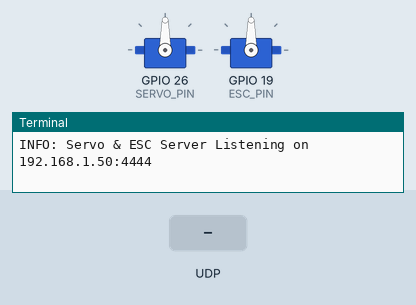
This program was run on a simulated Raspberry Pi (BCM pin numbers). Parts: 2 × servo, the last lines printed to the terminal. The inputs (shaded band) are chosen by the test bench. Servo angles are drawn from the pulse width (0.5 ms = 0°, 2.5 ms = 180°); threads take turns every 2 ms; the clock reads 2024-03-15 10:24:30 at power-on unless the program sets it.

Above: at 1.2 s.
1.3 s: UDP packet "UP" arrives
At 1.7 s:
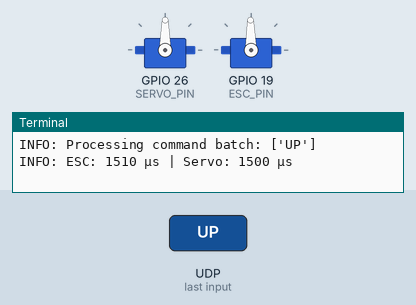
2.8 s: UDP packet "DOWN" arrives
At 3.2 s:
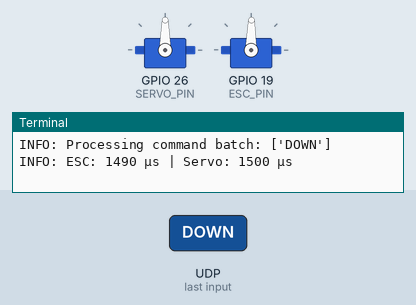
4.3 s: UDP packet "BRAKE" arrives
At 4.6 s:
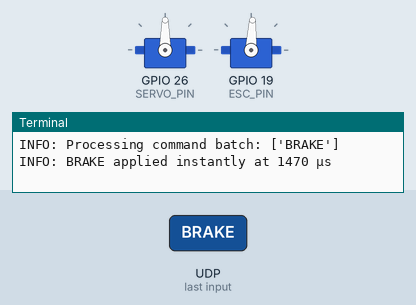
5.8 s: UDP packet "LEFT" arrives
At 6.2 s:
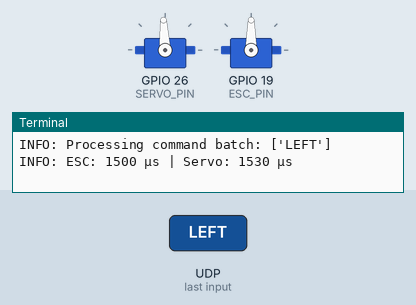
Timing chart, 0 to 8.3 s (numbered marks = the images above; inputs shaded):
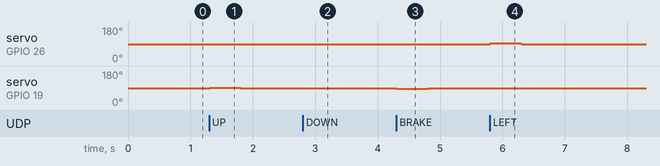

Measured:
- after the input at 1.3 s, servo on GPIO 19 (ESC_PIN): 90° → 91° at once, → 90° 0.50 s later
- after the input at 2.8 s, servo on GPIO 19 (ESC_PIN): 90° → 89° at once, → 90° 0.50 s later
- after the input at 4.3 s, servo on GPIO 19 (ESC_PIN): 90° → 87° at once, → 90° 0.50 s later
- after the input at 5.8 s, servo on GPIO 26 (SERVO_PIN): 90° → 93° at once, → 90° 0.50 s later

The program:

driveCoreHost.py
```python
import socket
import pigpio
import time
import threading
import queue  # Queue to handle input lag and prevent runaway actions
from getIpAddr import get_local_ip
import sys
from collections import deque

# =================== GPIO Configuration ===================
SERVO_PIN = 26  # GPIO pin for connected servo
ESC_PIN = 19    # GPIO pin for connected ESC

FREQ_SERVO = 100  # Servo frequency (Standard for servos)
FREQ_ESC = 100    # ESC frequency (Match your ESC calibration)

# Servo PWM Duty Cycle Range (Microseconds)TODO: find true center
MIN_DUTY_SERVO = 900   # Leftmost position in µs
MAX_DUTY_SERVO = 2100  # Rightmost position in µs
NEUTRAL_SERVO = 1500   # Center position in µs

# ESC PWM Duty Cycle Range (Microseconds)
MIN_DUTY_ESC = 1310    # Minimum throttle
MAX_DUTY_ESC = 1750    # Maximum throttle
NEUTRAL_DUTY_ESC = 1500  # Neutral position
BRAKE_ESC = 1470     # Should trigger the brake in the esc

STEP_SERVO = 30  # Step size for smoother servo movement (µs)
STEP_ESC = 10    # Step size for smoother ESC control (µs)

COMMAND_TIMEOUT = 0.5  # If no command received for 500 ms, stop the car
DELAY = 0.02  # Small delay for smooth movement

# =================== Initialize pigpio ===================
pi = pigpio.pi()
if not pi.connected:
    print("ERROR: pigpio daemon is not running!")
    exit(1)

# Set initial values for servo and ESC
pi.set_servo_pulsewidth(SERVO_PIN, NEUTRAL_SERVO)  # Start at center
pi.set_servo_pulsewidth(ESC_PIN, NEUTRAL_DUTY_ESC)  # Start ESC at neutral

# =================== Socket Configuration ===================
HOST = get_local_ip()
PORT = 4444

#server_socket = socket.socket(socket.AF_INET, socket.SOCK_STREAM) # Ver 1.0

# TODO: For ver 1.1
server_socket = socket.socket(socket.AF_INET, socket.SOCK_DGRAM)       # Use UDP communication

#server_socket.setsockopt(socket.SOL_SOCKET, socket.SO_REUSEADDR, 1) # Ver 1.0

# TODO: Expirement for ver 1.2?
#server_socket.setsockopt(socket.IPPROTO_TCP, socket.TCP_NODELAY, 1)    # Disable Nagle's Algorithm

server_socket.bind((HOST, PORT))
#server_socket.listen(1)

print(f"INFO: Servo & ESC Server Listening on {HOST}:{PORT}")

# Store current pulse width values
current_servo_pw = NEUTRAL_SERVO
current_esc_pw = NEUTRAL_DUTY_ESC

# Command queue to resolve input lag and runaway actions
command_queue = queue.Queue()
command_history = deque(maxlen=10)  # Stores last 10 commands
#batch_commands = []

# Timestamp of last received command
last_command_time = time.time()

# =================== Control Vehicle Using match-case ===================
def control_vehicle(command):
    """ Adjusts both the throttle and steering based on the command """
    global current_servo_pw, current_esc_pw, last_command_time

    last_command_time = time.time()  # Update timestamp on valid command

    target_esc_pw = current_esc_pw
    target_servo_pw = current_servo_pw

    match command:
        # ESC (Throttle) Control
        case "UP":
            target_esc_pw = min(MAX_DUTY_ESC, current_esc_pw + STEP_ESC)
        case "DOWN":
            target_esc_pw = max(MIN_DUTY_ESC, current_esc_pw - STEP_ESC)
        case "NEUTRAL":
            target_esc_pw = NEUTRAL_DUTY_ESC
        case "BRAKE":
            print(f"INFO: BRAKE applied instantly at {BRAKE_ESC} µs")
            current_esc_pw = BRAKE_ESC
            pi.set_servo_pulsewidth(ESC_PIN, current_esc_pw)
            return  # Skip smooth transition

        # Servo (Steering) Control
        case "LEFT":
            target_servo_pw = min(MAX_DUTY_SERVO, current_servo_pw + STEP_SERVO)
        case "RIGHT":
            target_servo_pw = max(MIN_DUTY_SERVO, current_servo_pw - STEP_SERVO)
        case "CENTER":
            target_servo_pw = NEUTRAL_SERVO  # Reset servo to center

        # Handle simultaneous servo & throttle movements
        case "LEFTUP":
            target_servo_pw = min(MAX_DUTY_SERVO, current_servo_pw + STEP_SERVO)
            target_esc_pw = min(MAX_DUTY_ESC, current_esc_pw + STEP_ESC)
        case "LEFTDOWN":
            target_servo_pw = min(MAX_DUTY_SERVO, current_servo_pw + STEP_SERVO)
            target_esc_pw = max(MIN_DUTY_ESC, current_esc_pw - STEP_ESC)
        case "RIGHTUP":
            target_servo_pw = max(MIN_DUTY_SERVO, current_servo_pw - STEP_SERVO)
            target_esc_pw = min(MAX_DUTY_ESC, current_esc_pw + STEP_ESC)
        case "RIGHTDOWN":
            target_servo_pw = max(MIN_DUTY_SERVO, current_servo_pw - STEP_SERVO)
            target_esc_pw = max(MIN_DUTY_ESC, current_esc_pw - STEP_ESC)

        # Unknown Commands
        case _:
            print(f"WARNING: Unrecognized command '{command}'. Ignoring...")
            return  # Ignore invalid commands

    # Smooth transition for both ESC and Servo
    while abs(current_esc_pw - target_esc_pw) > 1 or abs(current_servo_pw - target_servo_pw) > 1:
        if current_esc_pw < target_esc_pw:
            current_esc_pw += STEP_ESC
        elif current_esc_pw > target_esc_pw:
            current_esc_pw -= STEP_ESC

        if current_servo_pw < target_servo_pw:
            current_servo_pw += STEP_SERVO
        elif current_servo_pw > target_servo_pw:
            current_servo_pw -= STEP_SERVO

        # **Update both ESC and Servo at the same time**
        pi.set_servo_pulsewidth(ESC_PIN, current_esc_pw)
        pi.set_servo_pulsewidth(SERVO_PIN, current_servo_pw)

        print(f"INFO: ESC: {current_esc_pw} µs | Servo: {current_servo_pw} µs")

        time.sleep(DELAY)  # Smooth movement

def predict_and_protect(batch_commands):
    """
    Detects abnormal command spikes from UDP backlog.
    Applies protection (e.g., throttle neutral) if needed.
    """
    movement_cmds = {
        "UP", "DOWN", "LEFT", "RIGHT",
        "LEFTUP", "LEFTDOWN", "RIGHTUP", "RIGHTDOWN",
        "BRAKE"
    }

    movement_count = sum(1 for cmd in batch_commands if cmd in movement_cmds)
    unique_cmds = set(batch_commands)

    # Parameters you can tweak
    spike_threshold = 4   # More than this in one batch = suspicious
    unique_threshold = 2  # If too few unique commands, it's likely a burst

    if movement_count >= spike_threshold and len(unique_cmds) <= unique_threshold:
        print("WARNING: Spike detected! Commands flooded in at once. Applying emergency neutral.")
        control_vehicle("NEUTRAL")
        return True

    return False

def listen_for_commands():
    while True:
        try:
            data, addr = server_socket.recvfrom(1024)
            command = data.decode('utf8').strip()

            if not command:
                continue

            print(f"INFO: Received Command: {command} from {addr}")
            command_queue.put(command)

            if command == "DISCONNECT":
                print("INFO: Client requested disconnection. Shutting down.")
                break

        except Exception as e:
            print(f"ERROR: UDP reception error: {e}")
            break

    # Shutdown safely
    pi.set_servo_pulsewidth(ESC_PIN, NEUTRAL_DUTY_ESC)
    pi.set_servo_pulsewidth(SERVO_PIN, NEUTRAL_SERVO)
    time.sleep(2)
    pi.stop()
    server_socket.close()
    sys.exit(1)

listener_thread = threading.Thread(target=listen_for_commands, daemon=True)
listener_thread.start()

# =================== Process Input Queue & Prevent Runaway Actions ===================
try:
    while True:
        batch_commands = []

        # Process commands from the queue
        while not command_queue.empty():
            command = command_queue.get()
            command_history.append(command)
            batch_commands.append(command)

        if batch_commands:
            print(f"INFO: Processing command batch: {batch_commands}")

            if not predict_and_protect(batch_commands):
                # Only execute if spike was not detected
                for cmd in batch_commands:
                    control_vehicle(cmd)

        # If no command is received within `COMMAND_TIMEOUT`, reset to neutral
        if time.time() - last_command_time > COMMAND_TIMEOUT:
            if current_esc_pw != NEUTRAL_DUTY_ESC or current_servo_pw != NEUTRAL_SERVO:
                print("WARNING: No input received. Resetting to NEUTRAL for safety.")
                pi.set_servo_pulsewidth(ESC_PIN, NEUTRAL_DUTY_ESC)
                pi.set_servo_pulsewidth(SERVO_PIN, NEUTRAL_SERVO)
                current_esc_pw = NEUTRAL_DUTY_ESC
                current_servo_pw = NEUTRAL_SERVO

        time.sleep(0.01)  # Prevent CPU overload while polling

except KeyboardInterrupt:
    print("\nINFO: Exiting...")

finally:
    pi.set_servo_pulsewidth(ESC_PIN, NEUTRAL_DUTY_ESC)
    pi.set_servo_pulsewidth(SERVO_PIN, NEUTRAL_SERVO)
    time.sleep(2)
    pi.stop()  # Close pigpio connection
    server_socket.close()
    sys.exit(0)
```

getIpAddr.py
```python
import socket

def get_local_ip():
    """Returns the local IP address of the machine on the network."""
    s = socket.socket(socket.AF_INET, socket.SOCK_DGRAM)
    s.connect(("8.8.8.8", 80))  # Connect to Google's DNS to determine IP
    local_ip = s.getsockname()[0]
    s.close()
    return local_ip
```
